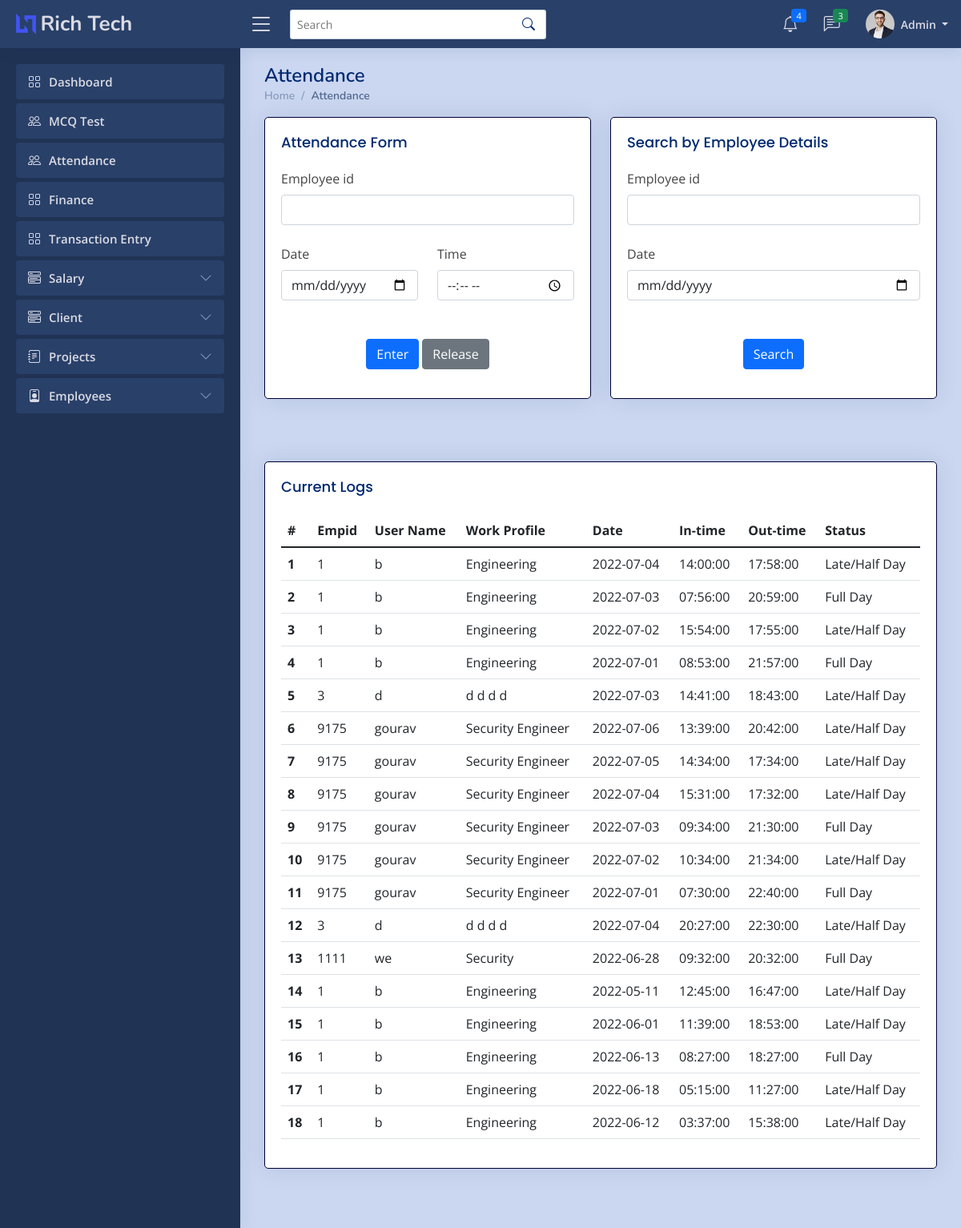
The page /admin/attendance.php (signed in) on the database as committed earlier.
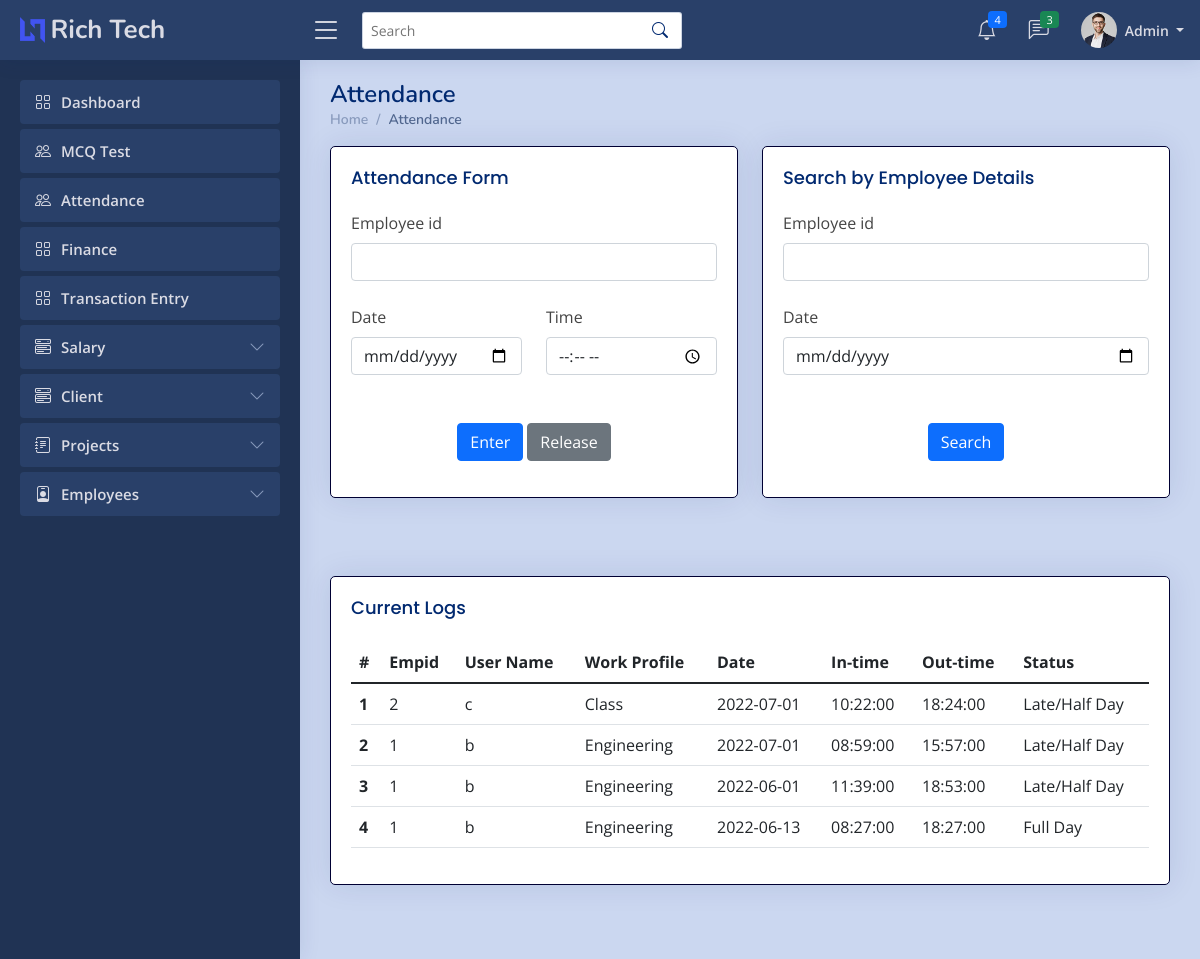
The same page on the database as committed later.
### tables this page shows
CREATE TABLE `attendancet` (
  `Id` int(7) NOT NULL,
  `uname` varchar(255) NOT NULL,
  `empid` varchar(255) NOT NULL,
  `ddate` date NOT NULL,
  `intime` time NOT NULL,
  `outtime` time DEFAULT NULL,
  `fullday` text DEFAULT NULL
);

CREATE TABLE `empt` (
  `Id` int(7) NOT NULL,
  `uname` varchar(255) NOT NULL,
  `empid` varchar(255) NOT NULL,
  `ename` varchar(255) NOT NULL,
  `deptname` varchar(255) NOT NULL,
  `email` varchar(255) NOT NULL,
  `mobile` varchar(14) NOT NULL,
  `dob` datetime NOT NULL,
  `eaddress` varchar(255) NOT NULL,
  `pphoto` longblob NOT NULL,
  `cv` longblob NOT NULL,
  `bio` longtext NOT NULL,
  `github` varchar(255) NOT NULL,
  `twitter` varchar(255) NOT NULL,
  `insta` varchar(255) NOT NULL,
  `linkedin` varchar(255) NOT NULL,
  `wstatus` varchar(20) NOT NULL
);

### admin/attendance.php (the view, shortened to what the rows shown need)
<?php
    if ($_SESSION['erole']=="admin"){
    ?>
<!DOCTYPE html>
<html lang="en">
    <head>
        <link href="../assets/vendor/bootstrap/css/bootstrap.min.css" rel="stylesheet">
        <link rel="stylesheet" href="../assets/vendor/bootstrap-icons/bootstrap-icons.css?v=<?php echo time(); ?>">
        <link href="../assets/vendor/boxicons/css/boxicons.min.css" rel="stylesheet">
        <link href="../assets/vendor/quill/quill.snow.css" rel="stylesheet">
        <link href="../assets/vendor/quill/quill.bubble.css" rel="stylesheet">
        <link href="../assets/vendor/remixicon/remixicon.css" rel="stylesheet">
        <link href="../assets/vendor/simple-datatables/style.css" rel="stylesheet">
        <link rel="stylesheet" href="../assets/css/style.css?v=<?php echo time(); ?>">
    </head>
    <body>
        <main id="main" class="main">
        <div class="pagetitle">
                <h1>Attendance</h1>
            </div>
            <br>
            <br>
            <section class="section dashboard">
                <div class="row">
                    <div class="col-md-12">
                        <div class="card">
                            <div class="card-body">
                                <?php
                                    include '../imports/config.php';
                                    $conn=mysqli_connect($server_name,$username,$password,$database_name);
                                    if(isset($_POST['searchattendance']) ){
                                        $empid=$_POST['empid'];
                                        $date=$_POST['date'];
                                        if ($date !="") {
                                            $sql="SELECT * FROM attendancet WHERE empid='$empid' AND ddate='$date' ORDER BY Id DESC";
                                            $records=mysqli_query($conn,$sql);
                                        }else{
                                            $sql="SELECT * FROM attendancet WHERE empid='$empid' ORDER BY Id DESC";
                                            $records=mysqli_query($conn,$sql);
                                        }
                                        if(mysqli_num_rows($records)>0){
                                            $n=1;
                                            echo '<div class="table-responsive">';
                                            echo '<table class="table datatable">';
                                                echo '<thead class="thead-dark">';
                                                    echo '<tr>';
                                                    echo '<th scope="col">#</th>';
                                                    echo '<th scope="col">Empid</th>';
                                                    echo '<th scope="col">User Name</th>';
                                                    echo '<th scope="col">Work-Profile</th>';
                                                    echo '<th scope="col">Date</th>';
                                                    echo '<th scope="col">In-time</th>';
                                                    echo '<th scope="col">Out-time</th>';
                                                    echo '<th scope="col">Status</th>';
                                                    echo '</tr>';
                                                echo '</thead>';
                                                echo '<tbody>';
                                                while($data = mysqli_fetch_array($records)){
                                                    $empid=$data['empid'];
                                                    $ename=$data['uname'];
                                                    $ddate=$data['ddate'];
                                                    $mysql = "SELECT bio from empt where empid='$empid'";
                                                    $result2 = mysqli_query($conn, $mysql);
                                                    $row2 = mysqli_fetch_assoc($result2);
                                                    $bio = $row2['bio'];
                                                    $intime=$data['intime'];
                                                    $outtime=$data['outtime'];
                                                    if ($outtime=="") {
                                                        $outtime="Working";
                                                    }
                                                    $status=$data['fullday'];
                                                    if ($status=="True") {
                                                        $status="Full Day";
                                                    }
                                                    elseif ($status=="False" && $outtime=="Working") {
                                                        $status="";
                                                    }
                                                    else{
                                                        $status="Late/Half Day";
                                                    }
                                                    echo '<tr>
                                                            <th scope="row">'.$n.'</th>
                                                            <td>'.$empid.'</td>
                                                            <td>'.$ename.'</td>
                                                            <td>'.$bio.'</td>
                                                            <td>'.$ddate.'</td>
                                                            <td>'.$intime.'</td>
                                                            <td>'.$outtime.'</td>
                                                            <td>'.$status.'</td>
                                                            </tr>';
                                                    $n+=1;
                                                }
                                                echo '</tbody>
                                        </table>';
                                        echo '</div>';
                                        }
                                        else{
                                            echo "No data found";
                                        }
                                    }else{
                                        $sql_query = "SELECT * from attendancet ORDER BY Id DESC";
                                        $records = mysqli_query($conn, $sql_query);
                                        $n=1;
                                        echo '<div class="table-responsive">';
                                        echo '<table class="table datatable">';
                                            echo '<thead class="thead-dark">';
                                                echo '<tr>';
                                                echo '<th scope="col">#</th>';
                                                echo '<th scope="col">Empid</th>';
                                                echo '<th scope="col">User Name</th>';
                                                echo '<th scope="col">Work Profile</th>';
                                                echo '<th scope="col">Date</th>';
                                                echo '<th scope="col">In-time</th>';
                                                echo '<th scope="col">Out-time</th>';
                                                echo '<th scope="col">Status</th>';
                                                echo '</tr>';
                                            echo '</thead>';
                                            echo '<tbody>';
                                            while($data = mysqli_fetch_array($records)){
                                                $empid=$data['empid'];
                                                $ename=$data['uname'];
                                                $ddate=$data['ddate'];
                                                $mysql = "SELECT bio from empt where empid='$empid'";
                                                $result2 = mysqli_query($conn, $mysql);
                                                $row2 = mysqli_fetch_assoc($result2);
                                                $bio = $row2['bio'];
                                                $intime=$data['intime'];
                                                $outtime=$data['outtime'];
                                                $status=$data['fullday'];
                                                if ($status=="True") {
                                                    $status="Full Day";
                                                }
                                                elseif ($status=="False" && $outtime=="Working") {
                                                    $status="";
                                                }
                                                else{
                                                    $status="Late/Half Day";
                                                }
                                                echo '<tr>
                                                        <th scope="row">'.$n.'</th>
                                                        <td>'.$empid.'</td>
                                                        <td>'.$ename.'</td>
                                                        <td>'.$bio.'</td>
                                                        <td>'.$ddate.'</td>
                                                        <td>'.$intime.'</td>
                                                        <td>'.$outtime.'</td>
                                                        <td>'.$status.'</td>
                                                        </tr>';
                                                $n+=1;
                                            }
                                            echo '</tbody>
                                            </table>';
                                            echo '</div>';
                                        }
                                    ?>
                            </div>
                        </div>
                    </div>
                </div>
            </section>
        </main>
    </body>
</html>
<?php
    }
    else{
    ob_start();
    header('Location: '.'../index.php');
    ob_end_flush();
    die();
    }
    ?>

Rows that differ between the two databases and show on the page:
removed attendancet: empid "1", uname "b", empt.bio "Engineering", ddate "2022-07-04", intime "14:00:00", outtime "17:58:00", status "Late/Half Day"
removed attendancet: empid "1", uname "b", empt.bio "Engineering", ddate "2022-07-03", intime "07:56:00", outtime "20:59:00", fullday "Full Day"
removed attendancet: empid "1", uname "b", empt.bio "Engineering", ddate "2022-07-02", intime "15:54:00", outtime "17:55:00", status "Late/Half Day"
removed attendancet: empid "1", uname "b", empt.bio "Engineering", ddate "2022-07-01", intime "08:53:00", outtime "21:57:00", fullday "Full Day"
removed attendancet: empid "3", uname "d", empt.bio "d d d d", ddate "2022-07-03", intime "14:41:00", outtime "18:43:00", status "Late/Half Day"
removed attendancet: empid "9175", uname "gourav", empt.bio "Security Engineer", ddate "2022-07-06", intime "13:39:00", outtime "20:42:00", status "Late/Half Day"
removed attendancet: empid "9175", uname "gourav", empt.bio "Security Engineer", ddate "2022-07-05", intime "14:34:00", outtime "17:34:00", status "Late/Half Day"
removed attendancet: empid "9175", uname "gourav", empt.bio "Security Engineer", ddate "2022-07-04", intime "15:31:00", outtime "17:32:00", status "Late/Half Day"
removed attendancet: empid "9175", uname "gourav", empt.bio "Security Engineer", ddate "2022-07-03", intime "09:34:00", outtime "21:30:00", fullday "Full Day"
removed attendancet: empid "9175", uname "gourav", empt.bio "Security Engineer", ddate "2022-07-02", intime "10:34:00", outtime "21:34:00", status "Late/Half Day"
removed attendancet: empid "9175", uname "gourav", empt.bio "Security Engineer", ddate "2022-07-01", intime "07:30:00", outtime "22:40:00", fullday "Full Day"
removed attendancet: empid "3", uname "d", empt.bio "d d d d", ddate "2022-07-04", intime "20:27:00", outtime "22:30:00", status "Late/Half Day"
removed attendancet: empid "1111", uname "we", empt.bio "Security", ddate "2022-06-28", intime "09:32:00", outtime "20:32:00", fullday "Full Day"
removed attendancet: empid "1", uname "b", empt.bio "Engineering", ddate "2022-05-11", intime "12:45:00", outtime "16:47:00", status "Late/Half Day"
removed attendancet: empid "1", uname "b", empt.bio "Engineering", ddate "2022-06-18", intime "05:15:00", outtime "11:27:00", status "Late/Half Day"
removed attendancet: empid "1", uname "b", empt.bio "Engineering", ddate "2022-06-12", intime "03:37:00", outtime "15:38:00", status "Late/Half Day"
added attendancet: empid "2", uname "c", empt.bio "Class", ddate "2022-07-01", intime "10:22:00", outtime "18:24:00", status "Late/Half Day"
added attendancet: empid "1", uname "b", empt.bio "Engineering", ddate "2022-07-01", intime "08:59:00", outtime "15:57:00", status "Late/Half Day"
